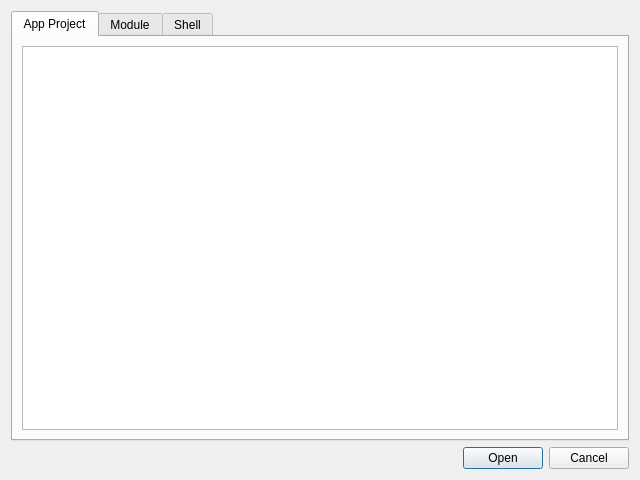
<?xml version="1.0" encoding="UTF-8"?>
<ui version="4.0">
 <class>OpenProjectDialog</class>
 <widget class="QDialog" name="OpenProjectDialog">
  <property name="geometry">
   <rect>
    <x>0</x>
    <y>0</y>
    <width>640</width>
    <height>480</height>
   </rect>
  </property>
  <property name="windowTitle">
   <string>Dialog</string>
  </property>
  <layout class="QVBoxLayout" name="verticalLayout">
   <item>
    <widget class="QTabWidget" name="tabWidget">
     <property name="currentIndex">
      <number>0</number>
     </property>
     <widget class="QWidget" name="WidAppProjectsTab">
      <attribute name="title">
       <string>App Project</string>
      </attribute>
      <layout class="QVBoxLayout" name="verticalLayout_2">
       <item>
        <widget class="PrjListView" name="LVAppProjects"/>
       </item>
      </layout>
     </widget>
     <widget class="QWidget" name="WidModuleProjectsTab">
      <attribute name="title">
       <string>Module</string>
      </attribute>
      <layout class="QGridLayout" name="gridLayout">
       <item row="0" column="0">
        <widget class="PrjListView" name="LVModulesProjects"/>
       </item>
      </layout>
     </widget>
     <widget class="QWidget" name="WidShellProjectsTab">
      <attribute name="title">
       <string>Shell</string>
      </attribute>
      <layout class="QGridLayout" name="gridLayout_2">
       <item row="0" column="0">
        <widget class="PrjListView" name="LVShellProjects"/>
       </item>
      </layout>
     </widget>
    </widget>
   </item>
   <item>
    <widget class="QDialogButtonBox" name="buttonBox">
     <property name="orientation">
      <enum>Qt::Horizontal</enum>
     </property>
     <property name="standardButtons">
      <set>QDialogButtonBox::Cancel|QDialogButtonBox::Open</set>
     </property>
    </widget>
   </item>
  </layout>
 </widget>
 <customwidgets>
  <customwidget>
   <class>PrjListView</class>
   <extends>QListView</extends>
   <header>prjlistview.h</header>
  </customwidget>
 </customwidgets>
 <resources/>
 <connections>
  <connection>
   <sender>buttonBox</sender>
   <signal>accepted()</signal>
   <receiver>OpenProjectDialog</receiver>
   <slot>accept()</slot>
   <hints>
    <hint type="sourcelabel">
     <x>248</x>
     <y>254</y>
    </hint>
    <hint type="destinationlabel">
     <x>157</x>
     <y>274</y>
    </hint>
   </hints>
  </connection>
  <connection>
   <sender>buttonBox</sender>
   <signal>rejected()</signal>
   <receiver>OpenProjectDialog</receiver>
   <slot>reject()</slot>
   <hints>
    <hint type="sourcelabel">
     <x>316</x>
     <y>260</y>
    </hint>
    <hint type="destinationlabel">
     <x>286</x>
     <y>274</y>
    </hint>
   </hints>
  </connection>
 </connections>
</ui>
